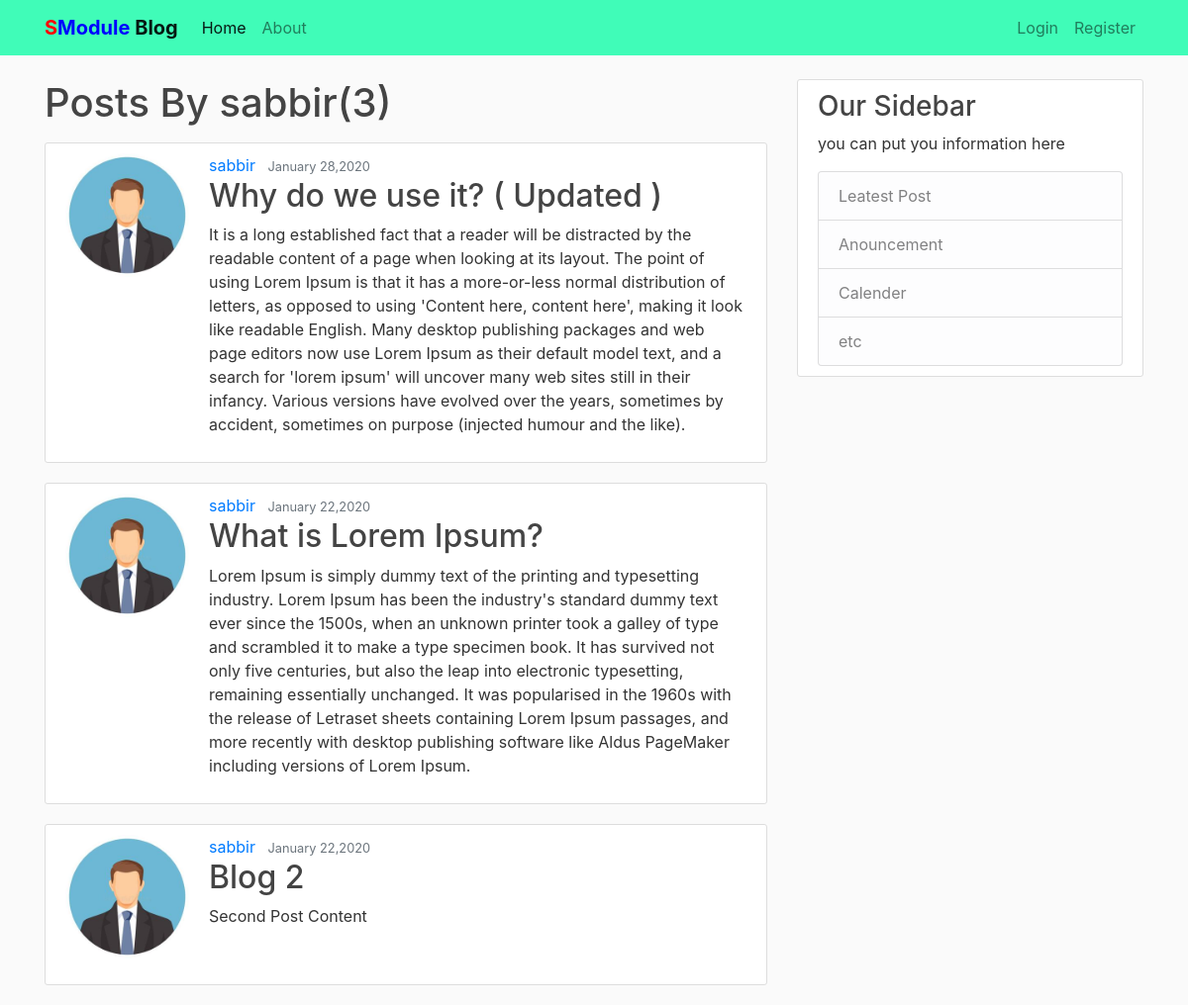
Page /user/sabbir on the earlier database version.
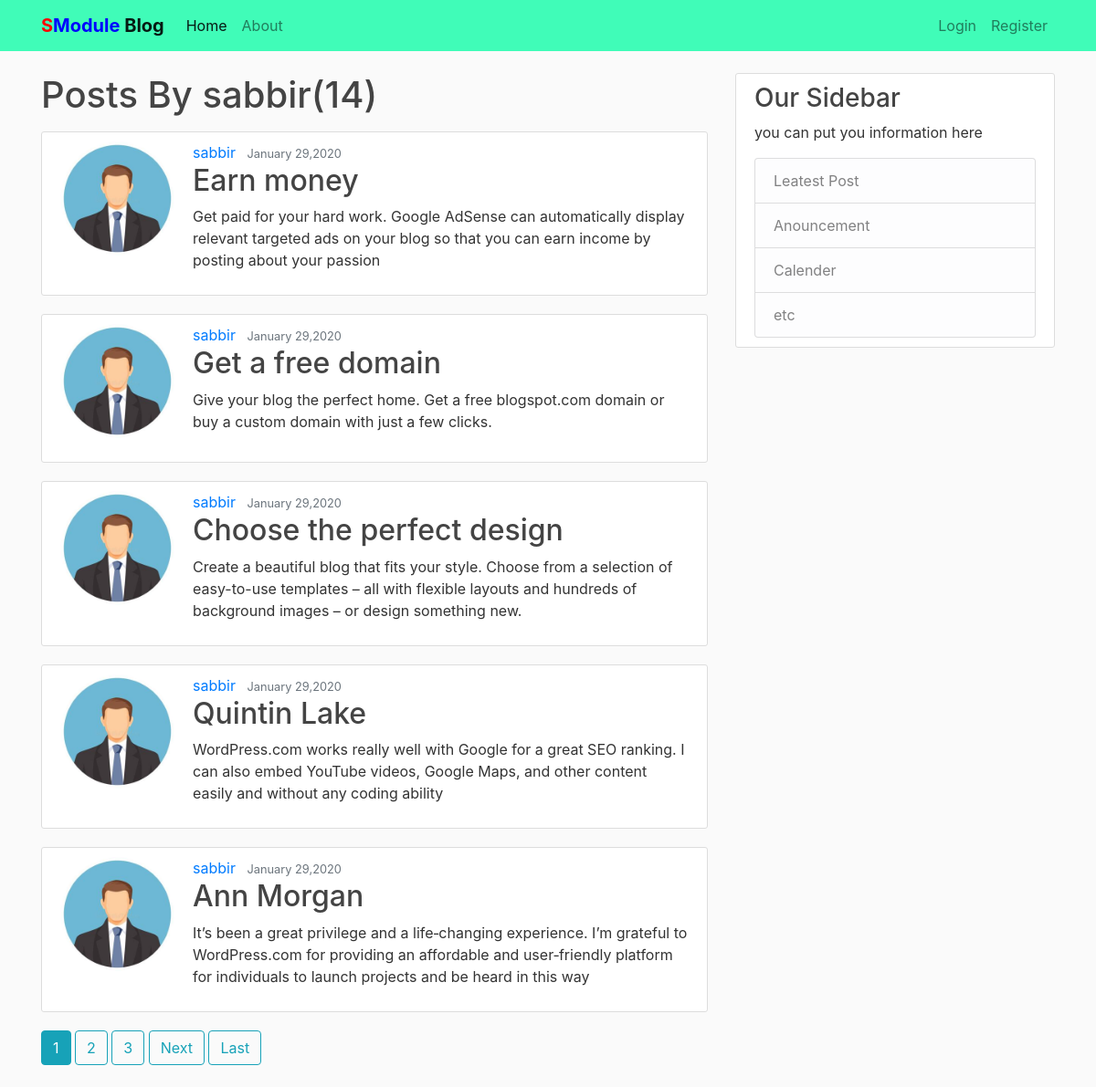
Same page on the later database version.
### blog/models.py (models this page shows, shortened)
class Posts(models.Model):
    title = models.CharField(max_length=100)
    content = models.TextField()
    date_posted = models.DateTimeField(default=timezone.now)
    author = models.ForeignKey(User, on_delete=models.CASCADE)

### users/models.py (models this page shows, shortened)
class Profile(models.Model):
    user = models.OneToOneField(User, on_delete=models.CASCADE)
    image = models.ImageField(default='demo.jpg', upload_to='profile_pics')

### blog/views.py (the view)
class UserPostListView(ListView):
    model = Posts
    template_name = 'blog/user_post.html'
    context_object_name = 'posts'
    ordering = ['-date_posted']
    paginate_by = 5
    def get_queryset(self):
        user = get_object_or_404(User, username = self.kwargs.get('username'))
        return Posts.objects.filter(author=user).order_by('-date_posted')

### blog/templates/blog/user_post.html (shortened to what this page needs)
{% extends "blog/base.html" %}
{% block content %}
  <h1 class="mb-3">Posts By {{ view.kwargs.username }}({{ page_obj.paginator.count }})</h1>
    {% for post in posts %}
      <article class="media content-section">
        <img class="rounded-circle account-img" src="{{ post.author.profile.image.url }}" alt="">
        <div class="media-body">
          <div class="article-metadata">
            <a href="#" class="mr-2">{{ post.author }}</a>
            <small class="text-muted">{{ post.date_posted|date:"F d,Y" }}</small>
          </div>
          <h2><a class="article-title" href="{% url 'blog-detail' post.id %}">{{ post.title }}</a></h2>
          <p class="article-content">{{ post.content }}</p>
        </div>
      </article>
    {% endfor %}
    {% if is_paginated %}
      {% for num in page_obj.paginator.page_range %}
        {% if page_obj.number == num %}
          <a class="btn btn-info mb-4" href="?page={{ num }}"> {{ num }}</a>
        {% elif num > page_obj.number|add:'-3' and num < page_obj.number|add:'3' %}
          <a class="btn btn-outline-info mb-4" href="?page={{ num }}"> {{ num }}</a>
        {% endif %}
      {% endfor %}
      {% if page_obj.has_next %}
        <a class="btn btn-outline-info mb-4" href="?page={{ page_obj.next_page_number }}"> Next</a>
        <a class="btn btn-outline-info mb-4" href="?page={{ page_obj.paginator.num_pages }}"> Last</a>
      {% endif %}
    {% endif %}
{% endblock content %}

Differences in the rows shown:
no longer on this page (row unchanged): Posts: author.profile.image (picture), author "sabbir", date_posted "January 28,2020", title "Why do we use it? ( Updated )", content "It is a long established fact that a reader will be distracted by the readable content of a page when looking at its layout. The point of using Lorem Ipsum is that it has a more-or-less normal distribution of letters, as opposed to using 'Content here, content here', making it look like readable English. Many desktop publishing packages and web page editors now use Lorem Ipsum as their default model text, and a search for 'lorem ipsum' will uncover many web sites still in their infancy. Various versions have evolved over the years, sometimes by accident, sometimes on purpose (injected humour and the like)."
no longer on this page (row unchanged): Posts: author.profile.image (picture), author "sabbir", date_posted "January 22,2020", title "What is Lorem Ipsum?", content "Lorem Ipsum is simply dummy text of the printing and typesetting industry. Lorem Ipsum has been the industry's standard dummy text ever since the 1500s, when an unknown printer took a galley of type and scrambled it to make a type specimen book. It has survived not only five centuries, but also the leap into electronic typesetting, remaining essentially unchanged. It was popularised in the 1960s with the release of Letraset sheets containing Lorem Ipsum passages, and more recently with desktop publishing software like Aldus PageMaker including versions of Lorem Ipsum."
no longer on this page (row unchanged): Posts: author.profile.image (picture), author "sabbir", date_posted "January 22,2020", title "Blog 2", content "Second Post Content"
added Posts: author.profile.image (picture), author "sabbir", date_posted "January 29,2020", title "Earn money", content "Get paid for your hard work. Google AdSense can automatically display relevant targeted ads on your blog so that you can earn income by posting about your passion"
added Posts: author.profile.image (picture), author "sabbir", date_posted "January 29,2020", title "Get a free domain", content "Give your blog the perfect home. Get a free blogspot.com domain or buy a custom domain with just a few clicks."
added Posts: author.profile.image (picture), author "sabbir", date_posted "January 29,2020", title "Choose the perfect design", content "Create a beautiful blog that fits your style. Choose from a selection of easy-to-use templates – all with flexible layouts and hundreds of background images – or design something new."
added Posts: author.profile.image (picture), author "sabbir", date_posted "January 29,2020", title "Quintin Lake", content "WordPress.com works really well with Google for a great SEO ranking. I can also embed YouTube videos, Google Maps, and other content easily and without any coding ability"
added Posts: author.profile.image (picture), author "sabbir", date_posted "January 29,2020", title "Ann Morgan", content "It’s been a great privilege and a life‑changing experience. I’m grateful to WordPress.com for providing an affordable and user‑friendly platform for individuals to launch projects and be heard in this way"
Other differences:
{{ page_obj.paginator.count }}: "3" → "14"
new list line: "1"
new list line: "2"
new list line: "3"
text now shown: "Next Last"
